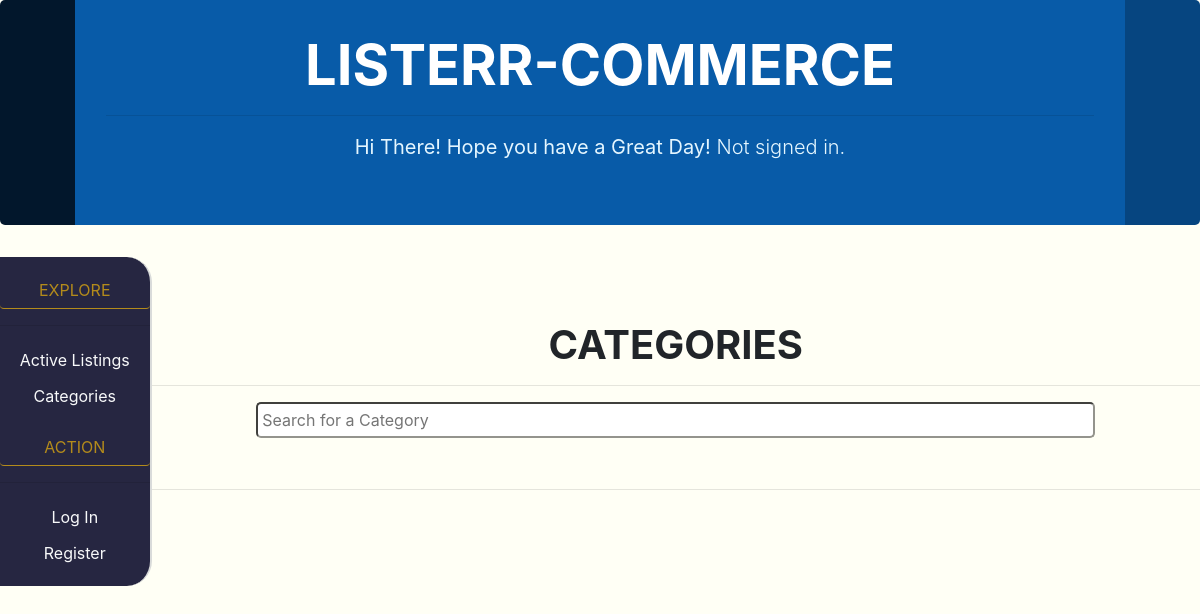
/categories, run on an earlier commit of the app's database.
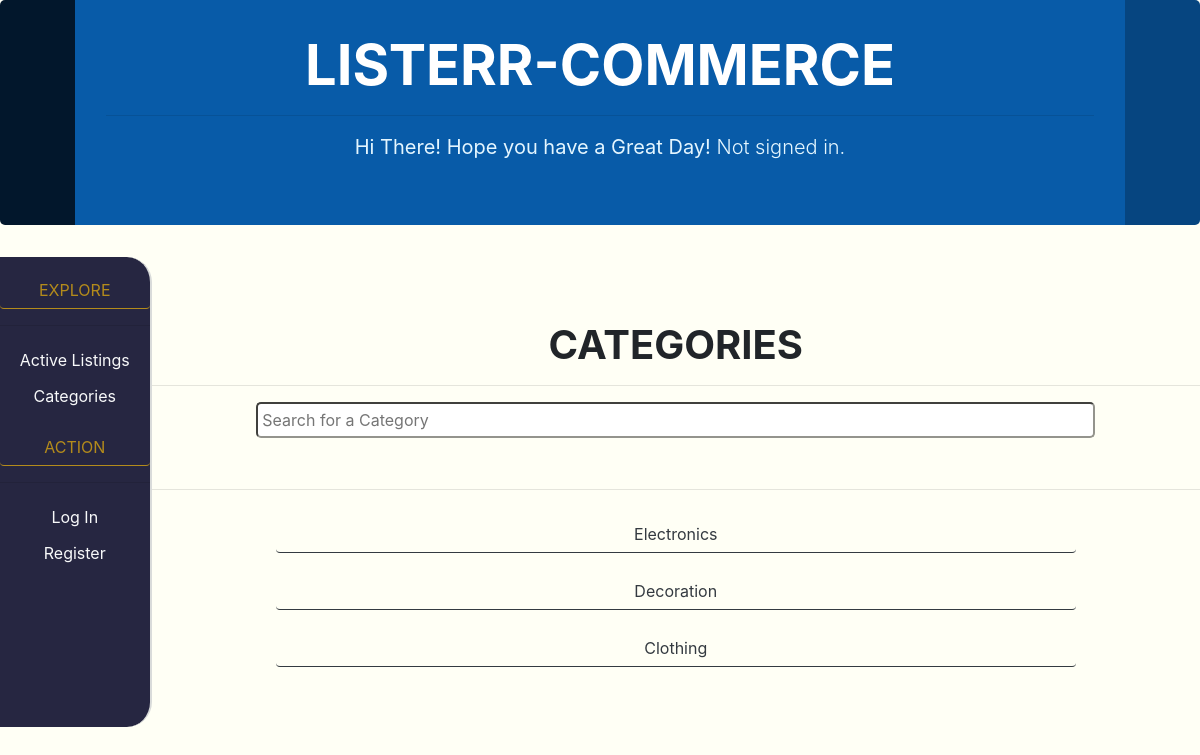
And on a later commit of the database.
### auctions/models.py (models this page shows, shortened)
class Category(models.Model):
    category=models.CharField(max_length=60)

### auctions/views.py (the view)
# urls.py: path("categories", views.categories, name="categories"),
def categories(request):
    return render(request, "auctions/categories.html",{
        "ctgs":Category.objects.all()
    })

### auctions/templates/auctions/categories.html (shortened to what this page needs)
{% load static %}
<!DOCTYPE html>
<html lang="en">
    <head>
        <link rel="stylesheet" href="{% static 'auctions/bootstrap.css' %}">
        <link rel="stylesheet" href="{% static 'auctions/categories/categories.css' %}">
    </head>
    <body>
        <div class="headercat jumbotron-fluid text-center">
            <div class="container">
            <h1 class="display-4"><b><strong>LISTERR-COMMERCE</strong></b></h1>
            <hr>
            <p class="leadheadercat">
                {% if user.is_authenticated %}
                  <b>Hi There! Hope you have a Great Day! </b>
                  Signed in as <strong>{{ user.username }}</strong>
                {% else %}
                  <b>Hi There! Hope you have a Great Day!</b>
                  Not signed in.
                {% endif %}
            </p>
            </div>
        </div>
        <div style="display:flex;">
            <div style="width:13%; border-top-right-radius:25px; border-bottom-right-radius:25px; border-right: 2px solid #d9dbda; background-color: rgb(38, 38, 65);">
                <nav class="nav flex-column">
                    <div class="text-center" style="margin-top:15px;">
                        <button class="btn btn-outline-warning" type="button" disabled style="width:100%; border-style: hidden hidden solid hidden;">EXPLORE</button>
                        <div>
                            <hr>
                            <a class="btn btn-outline-light" href="{% url 'index' %}" style="width:100%; border-style: hidden;">Active Listings</a>
                            <a class="btn btn-outline-light" href="{% url 'categories' %}" style="width:100%; border-style: hidden;">Categories</a>
                        </div>
                    </div>
                    <div style="margin-top:15px;">
                        {% if not user.is_authenticated %}
                        <button class="btn btn-outline-warning" type="button" disabled style="width:100%; border-style: hidden hidden solid hidden;">ACTION</button>
                        <div>
                            <hr>
                            <a class="btn btn-outline-light" href="{% url 'login' %}" style="width:100%; border-style: hidden;">Log In</a>
                            <a class="btn btn-outline-light" href="{% url 'register' %}" style="width:100%; border-style: hidden;">Register</a>
                        </div>
                        {% endif %}
                    </div>
                  </nav>
            </div>
        <div class="text-center" style="width: 90%;">
            <div class="jumbotron jumbotron-fluid text-center" id="de" style="height:200px;">
              <h1 class="display-6"><b>CATEGORIES</b></h1>
              <hr>
                <input id="searchcategory" type="text" placeholder="Search for a Category" onkeyup="searchforcat()" style="width:80%; border-radius:5px; border-color:rgb(148, 148, 141) ;padding:4px;">
            </div>
            <hr>
            <div class="text-center fe">
                {% for ctg in ctgs %}
                <form action="category">
                    <button type="submit" class="btn btn-outline-dark controlbut">{{ctg.category}}</button>
                </form>
                {% endfor %}
            </div>
            <div id="pad">
            </div>
        </div>
    </body>

### auctions/static/auctions/categories/categories.css (style rules this page uses)
#pad { height:50px; }
.headercat { padding: 2rem 1rem; margin-bottom: 2rem; border-radius: 0.3rem; height:225px; border-color:rgb(6, 69, 128); border-style:hidden inset hidden inset; border-width: 75px; border-radius: 5px; background-color: rgb(8, 91, 168); color: #ffffff; text-decoration:solid; }
.leadheadercat { color:rgb(228, 246, 255); font-size: 1.25rem; font-weight: 300; }
.controlbut { width:800px; margin:10px; border-top:hidden; border-left: hidden; border-right: hidden; }

What changed in the data, as far as the page shows it:
added Category: category "Electronics"
added Category: category "Decoration"
added Category: category "Clothing"
